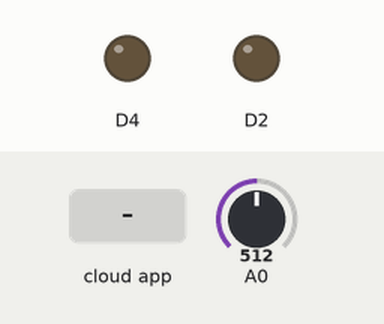
This sketch was run on a simulated ESP8266 (NodeMCU). Shown: output pins drawn as LEDs (lit = HIGH). Inputs (shaded band) come from the test bench; at power-on: A0 = 512. WiFi joins after 1.5 s; servers stay silent unless stated; the Firebase database answers and starts empty; what the sketch prints to the serial monitor is not drawn.

Above: at 2.7 s.
2.8 s: the phone or cloud app sets AUTO to 1
At 6.9 s:
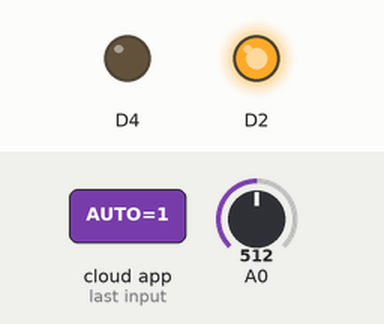
7.2 s: A0 set to 278
10.3 s: A0 set to 256
At 13.8 s:
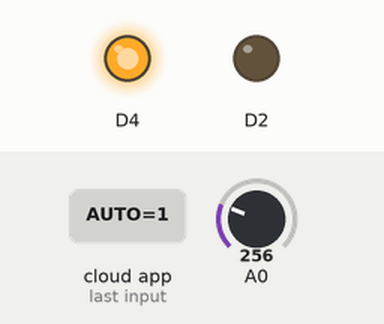
14.1 s: the phone or cloud app sets Red to 1
At 16.4 s:
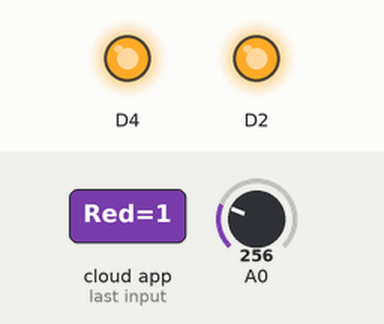
24.3 s: the phone or cloud app sets AUTO to 0
At 26.7 s:
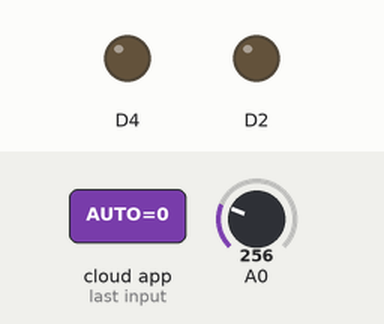
Timing chart, 0 to 28.2 s (numbered marks = the images above; inputs shaded):
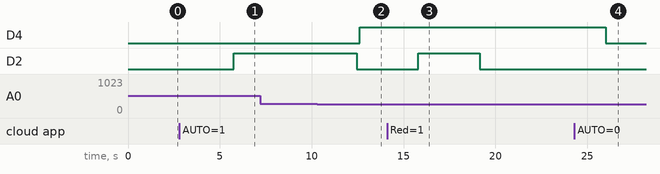

The sketch:

Cloud_3.withAPP.ino
```cpp
#include <ESP8266WiFi.h>
#include <FirebaseArduino.h>

#define FIREBASE_HOST "codingcamp-2020-skku.firebaseio.com"
#define FIREBASE_AUTH ""                                  // 데이터베이스 접속 키
#define WIFI_SSID "DSLAB-2.4G"                            // 와이파이 SSID
#define WIFI_PASSWORD "dslab85216"                        // 와이파이 Password

void setup() {
  Serial.begin(9600);
  pinMode(D2,OUTPUT);  // 추가 코드
  pinMode(D4,OUTPUT);  // 추가 코드

  //와이파이 연결
  WiFi.begin(WIFI_SSID, WIFI_PASSWORD);
  Serial.print("connecting");
  while (WiFi.status() != WL_CONNECTED) {
  Serial.print(".");
  delay(500);
  }
  Serial.println();
  Serial.print("connected: ");
  Serial.println(WiFi.localIP());

  //파이어베이스 연결
  Firebase.begin(FIREBASE_HOST, FIREBASE_AUTH);
}

void loop() {
  //아날로그값 입력 및 온도값 계산
  float temp = analogRead(A0);
  temp = round((temp*330/1024 - 55)*10)/10;

  //Serial.print("temp : ");
  //Serial.println(temp);

  //온도값 데이터베이스에 업로드
  Firebase.setFloat("Temperature", temp);
  if(temp > 30){
    Firebase.setString("State", "HIGH");
    Firebase.setInt("Green", 0);
    Firebase.setInt("Red", 1);
  }else{
    Firebase.setString("State", "LOW");
    Firebase.setInt("Green", 1);
    Firebase.setInt("Red", 0);
  }

  if(Firebase.getString("AUTO")=="1")
  {
    digitalWrite(D2, Firebase.getInt("Red"));  // 추가 코드
    digitalWrite(D4, Firebase.getInt("Green"));// 추가 코드
  }
  else
  {
    digitalWrite(D2, (Firebase.getString("ledON")=="1"));
    digitalWrite(D4, (Firebase.getString("ledON")=="1"));
  }


  Serial.print("Temperature : ");
  Serial.println(Firebase.getFloat("Temperature"));
  Serial.print("Temperature State : ");
  Serial.println(Firebase.getString("State"));

  delay(2000);
}
```

Measured:
- the behaviour switches between 264 and 263 on A0 (found by bisection; images 1 and 2)
- after the input at 2.8 s, D2: LOW → HIGH after 3.0 s
- after the input at 7.2 s, every drawn part: stays the same
- after the input at 10.3 s, D4: LOW → HIGH after 2.3 s; D2: HIGH → LOW after 2.2 s
- after the input at 14.1 s, D2: LOW → HIGH after 1.7 s, → LOW 3.4 s later
- after the input at 24.3 s, D4: HIGH → LOW after 1.7 s
